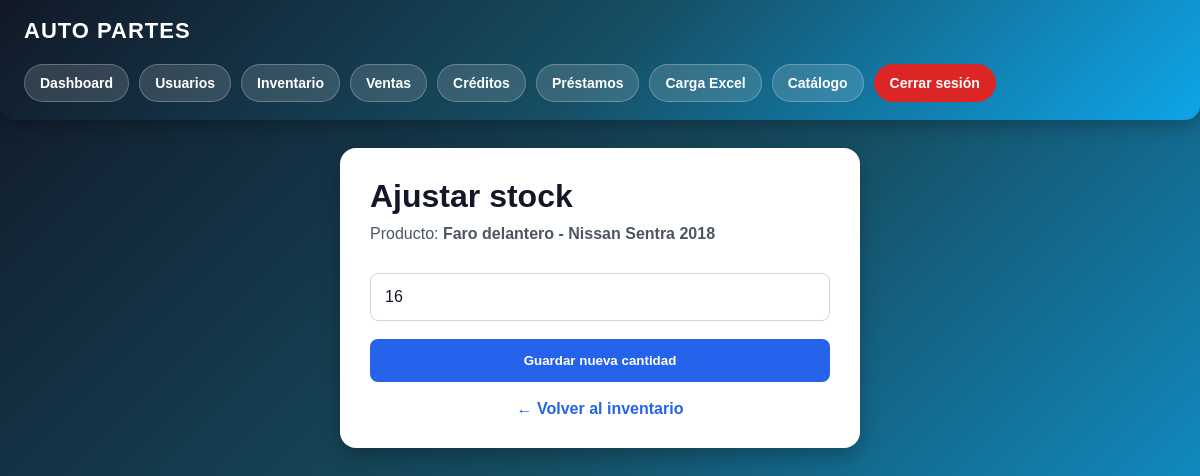
Screenshot of /stock/1 (signed in) with the database file from the repository.
### app.py (models this page shows)
class Producto(db.Model):
    id = db.Column(db.Integer, primary_key=True)
    marca = db.Column(db.String(100))
    modelo = db.Column(db.String(100))
    anio = db.Column(db.Integer)
    autoparte = db.Column(db.String(150))
    observaciones = db.Column(db.Text)
    transmision = db.Column(db.String(100))
    motor = db.Column(db.String(100))
    propiedad = db.Column(db.String(100))
    tipo = db.Column(db.String(100))
    lado = db.Column(db.String(50))
    origen = db.Column(db.String(100))
    costo_venta = db.Column(db.Float)
    stock = db.Column(db.Integer, default=1)
    foto = db.Column(db.String(300))
    link_ml = db.Column(db.String(500))
    estado = db.Column(db.String(50), default="disponible")
    vendido_a = db.Column(db.String(150))
    metodo_pago = db.Column(db.String(100))
    factura = db.Column(db.String(100))
    comentarios_venta = db.Column(db.Text)
    fecha_salida = db.Column(db.String(100))
    fecha_prestamo = db.Column(db.String(100))

### app.py (the view, shortened to what this page needs)
@app.route("/stock/<int:id>", methods=["GET", "POST"])
def ajustar_stock(id):
    if not session.get("rol") in ["admin", "vendedor"]:
        return redirect("/login")
    producto = Producto.query.get_or_404(id)
    return render_template(
        "stock.html",
        producto=producto
    )

### templates/stock.html (shortened to what this page needs)
{% extends "layout.html" %}
{% block contenido %}
<div class="stock-card">
    <h1>Ajustar stock</h1>
    <p>
        Producto:
        <strong>
            {{ producto.autoparte }} - {{ producto.marca }} {{ producto.modelo }} {{ producto.anio }}
        </strong>
    </p>
    <form method="POST">
        <input
            type="number"
            name="stock"
            min="0"
            value="{{ producto.stock }}"
            placeholder="Nueva cantidad"
            required
        >
        <button type="submit" class="btn-stock-save">
            Guardar nueva cantidad
        </button>
    </form>
    <a href="/inventario" class="volver">← Volver al inventario</a>
</div>
{% endblock %}

### static/css/style.css (style rules this page uses)
* { margin: 0; padding: 0; box-sizing: border-box; }
body { background: linear-gradient(135deg, #111827, #164e63, #0ea5e9); color: white; font-family: Arial, sans-serif; min-height: 100vh; }
input, textarea, select { width: 100%; padding: 14px; border: none; border-radius: 8px; background: #111827; color: white; margin-top: 10px; }

### templates/stock.html (style rules this page uses)
.stock-card { background: white; color: #111827; max-width: 520px; margin: auto; padding: 30px; border-radius: 16px; box-shadow: 0 8px 20px rgba(0,0,0,0.25); }
.stock-card h1 { margin-bottom: 10px; color: #111827; }
.stock-card p { color: #4b5563; margin-bottom: 20px; }
.stock-card input { width: 100%; padding: 14px; border: 1px solid #d1d5db; border-radius: 8px; margin-bottom: 18px; color: #111827; background: white; font-size: 16px; }
.btn-stock-save { width: 100%; padding: 14px; background: #2563eb; color: white; border: none; border-radius: 8px; font-weight: bold; cursor: pointer; }
.volver { display: block; text-align: center; margin-top: 18px; color: #2563eb; text-decoration: none; font-weight: bold; }

### rows the page displays
Producto: autoparte "Faro delantero", marca "Nissan", modelo "Sentra", anio "2018", stock "16"
